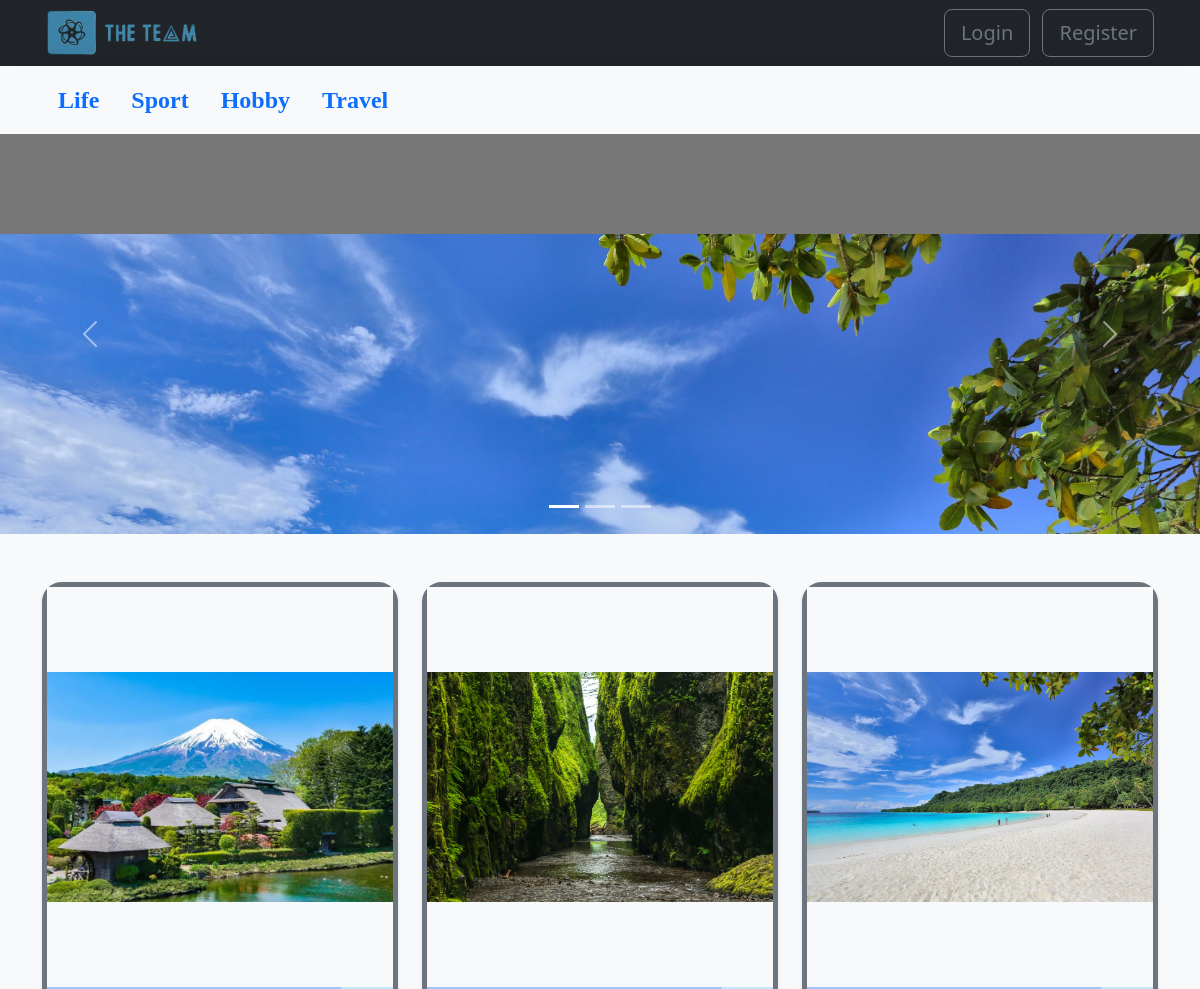
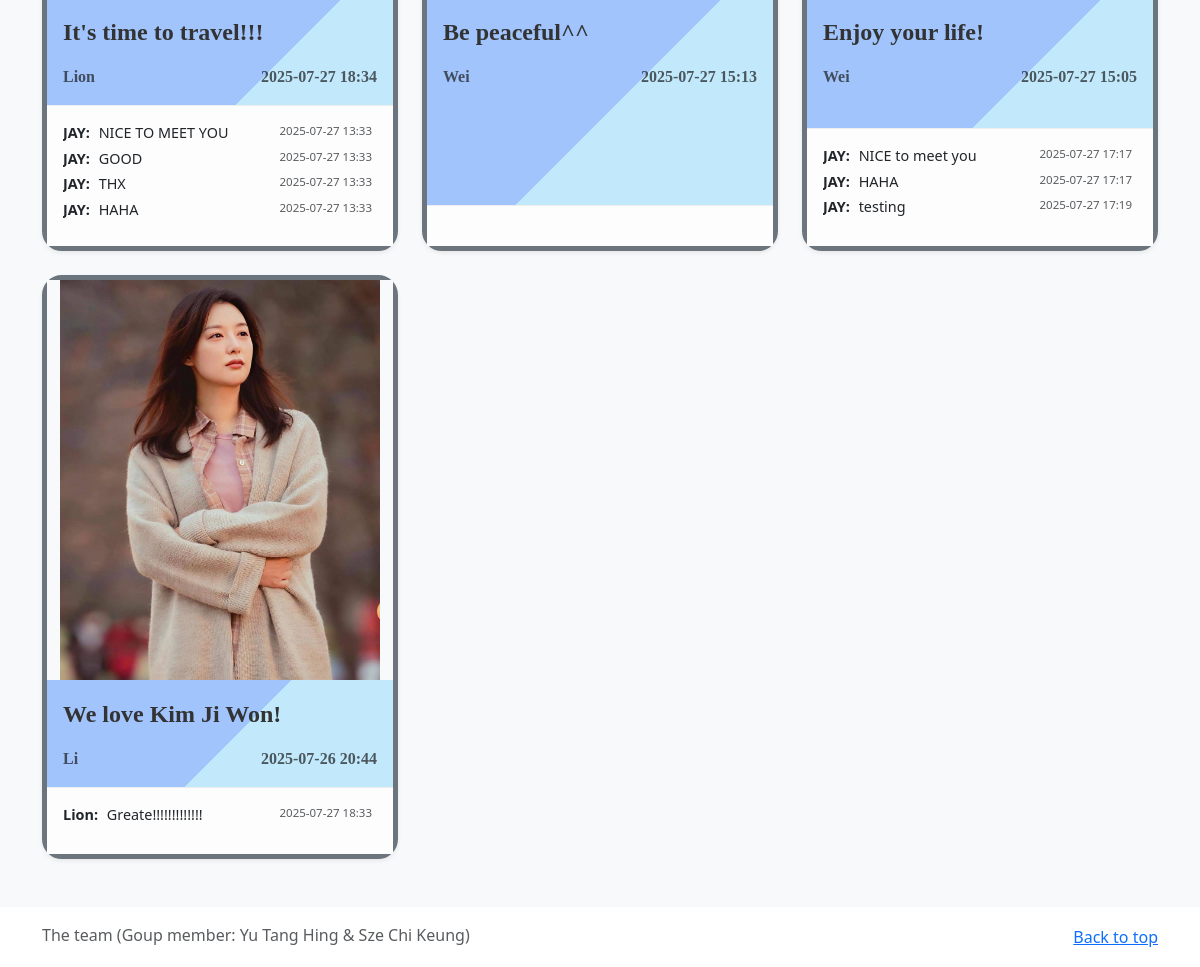
The page / on the database its author committed (2 pictures, top to bottom).
### tables this page shows
CREATE TABLE posts (
    id INTEGER PRIMARY KEY AUTOINCREMENT,
    user_id INTEGER NOT NULL,
    description TEXT,
    filename TEXT NOT NULL,
    media_type TEXT NOT NULL, 
    type TEXT,
    upload_timestamp DATETIME DEFAULT CURRENT_TIMESTAMP,
    FOREIGN KEY (user_id) REFERENCES accounts (id)
);

CREATE TABLE accounts (
    id INTEGER PRIMARY KEY AUTOINCREMENT,
    lastname last name TEXT NOT NULL,
    firstname first name TEXT NOT NULL,
    email TEXT NOT NULL UNIQUE,
    pd password NOT NULL
);

CREATE TABLE comments (
    id INTEGER PRIMARY KEY AUTOINCREMENT,
    post_id INTEGER NOT NULL,
    user_id INTEGER NOT NULL,
    comment_text TEXT NOT NULL,
    created_at DATETIME DEFAULT CURRENT_TIMESTAMP,
    FOREIGN KEY (post_id) REFERENCES posts (id) ON DELETE CASCADE,
    FOREIGN KEY (user_id) REFERENCES accounts (id) ON DELETE CASCADE
);

### app.py (the view)
@app.route('/')
def index():
    query = 'SELECT p.*, a.firstname, a.lastname FROM posts p JOIN accounts a ON p.user_id = a.id'
    posts = fetch_posts_with_comments(query)
    carousel_posts = random.sample(posts, min(len(posts), 3)) if posts else []
    return render_template('index.html', posts=posts, carousel_posts=carousel_posts)

### app.py (called while the page is built)
def to_hkt(utc_dt_str):
    if not utc_dt_str:
        return ""
    try:
        utc_dt_str_clean = utc_dt_str.split('.')[0]
        utc_dt = datetime.strptime(utc_dt_str_clean, '%Y-%m-%d %H:%M:%S')
        utc_zone = pytz.timezone('UTC')
        hkt_zone = pytz.timezone('Asia/Hong_Kong')
        hkt_dt = utc_zone.localize(utc_dt).astimezone(hkt_zone)
        return hkt_dt.strftime('%Y-%m-%d %H:%M')
    except (ValueError, TypeError):
        return utc_dt_str

def get_db_connection():
    conn = sqlite3.connect('database.db')
    conn.row_factory = sqlite3.Row
    return conn

def fetch_posts_with_comments(query, params=(), type_param=None):
    conn = get_db_connection()
    if 'ORDER BY' in query.upper():
        query = query.split('ORDER BY')[0].strip()
    if type_param:
        if 'WHERE' in query.upper():
            query += " AND p.type = ?"
        else:
            query += " WHERE p.type = ?"
        params = params + (type_param,)
    query += " ORDER BY p.upload_timestamp DESC"
    posts_from_db = conn.execute(query, params).fetchall()
    posts = [dict(row) for row in posts_from_db]
    for post in posts:
        comments = conn.execute(
            '''
            SELECT c.*, a.firstname
            FROM comments c JOIN accounts a ON c.user_id = a.id
            WHERE c.post_id = ?
            ORDER BY c.created_at ASC
            ''', (post['id'],)
        ).fetchall()
        post['comments'] = comments
    conn.close()
    return posts

### templates/index.html (shortened to what this page needs)
{% extends "base.html" %}
{% block content %}
<section class="custom-carousel">
  <div id="topCarousel" class="carousel slide" data-bs-ride="carousel">
    <div class="carousel-indicators">
      {% for i in range(carousel_posts | length) %}
        <button type="button" data-bs-target="#topCarousel" data-bs-slide-to="{{ i }}" {% if i == 0 %}class="active" aria-current="true"{% endif %} aria-label="Slide {{ i + 1 }}"></button>
      {% endfor %}
    </div>
    <div class="carousel-inner">
      {% for post in carousel_posts %}
        <div class="carousel-item {% if loop.first %}active{% endif %}">
          {% if post.media_type == 'image' %}
            <img src="{{ url_for('static', filename='uploads/' + post.filename) }}" class="d-block w-100" alt="{{ post.description }}">
          {% elif post.media_type == 'video' %}
            <video class="d-block w-100" autoplay muted loop>
              <source src="{{ url_for('static', filename='uploads/' + post.filename) }}" type="video/mp4">
              Your browser does not support the video tag.
            </video>
          {% endif %}
        </div>
      {% endfor %}
    </div>
    <button class="carousel-control-prev" type="button" data-bs-target="#topCarousel" data-bs-slide="prev">
      <span class="carousel-control-prev-icon" aria-hidden="true"></span>
    </button>
    <button class="carousel-control-next" type="button" data-bs-target="#topCarousel" data-bs-slide="next">
      <span class="carousel-control-next-icon" aria-hidden="true"></span>
    </button>
  </div>
</section>
<div class="album py-5 bg-light">
  <div class="container-fluid">
    <div class="row row-cols-1 row-cols-md-2 row-cols-lg-3 g-4">
      {% for post in posts %}
      <div class="col">
        <div class="card shadow-sm h-100 d-flex flex-column">
          {% if post.media_type == 'image' %}
            <div class="card-media-wrapper">
              <a class="thumbnail-link"
                 data-bs-toggle="modal"
                 data-bs-target="#imagePreviewModal"
                 data-img-src="{{ url_for('static', filename='uploads/' + post.filename) }}"
                 data-img-desc="{{ post.description }}">
                <img src="{{ url_for('static', filename='uploads/' + post.filename) }}" alt="{{ post.description }}">
              </a>
            </div>
          {% endif %}
          <div class="card-body">
            <p class="card-text font">{{ post.description }}</p>
            <div class="d-flex justify-content-between align-items-center">
              <small class="text-muted font">{{ post.firstname }}</small>
              <small class="text-muted font">{{ post.upload_timestamp | hkt }}</small>
            </div>
          </div>
          <div class="comments-section mt-auto p-3">
            <div class="comment-list mb-2">
              {% for comment in post.comments %}
                  <div class="comment-item d-flex justify-content-between align-items-start mb-1">
                    <div class="me-auto">
                      <strong>{{ comment.firstname }}:</strong>
                      <span>{{ comment.comment_text }}</span>
                    </div>
                    <div class="d-flex align-items-center">
                      <small class="text-muted text-nowrap ms-2">{{ comment.created_at | hkt }}</small>
                    </div>
                  </div>
              {% endfor %}
            </div>
          </div>
        </div>
      </div>
      {% else %}
        <div class="col-lg-12 text-center py-5">
          <p>No posts yet. Be the first to share something!</p>
        </div>
      {% endfor %}
    </div>
  </div>
</div>
{% endblock %}

### templates/base.html (style rules this page uses)
.container-fluid { max-width: 95%; }
.font { font-family: "Comic Sans MS"; font-size: 1.5em; font-weight: bolder; }
.thumbnail-link { cursor: pointer; }
.card-media-wrapper { height: 400px; display: flex; align-items: center; justify-content: center; background-color: #f8f9fa; overflow: hidden; }
.thumbnail-link { display: block; width: 100%; height: 100%; cursor: pointer; }
.card-media-wrapper img, .card-media-wrapper video { width: 100%; height: 100%; object-fit: contain; }
.custom-carousel .carousel-item { height: 400px; background-color: #777; color: white; }
.comments-section { padding: 10px 15px; background-color: #fdfdfd; border-top: 1px solid #eee; }
.comment-item { margin-bottom: 8px; font-size: 0.9em; }
.comment-item strong { margin-right: 5px; }
body { display: flex; flex-direction: column; }

### templates/index.html (style rules this page uses)
.card { border-radius: 20px; border: 5px solid #6c757d; box-shadow: 0 5px 15px rgba(0, 0, 0, 0.1); background: linear-gradient(135deg, #a1c4fd 70%, #c2e9fb 50%); transition: transform 0.3s ease; }
.card-text { font-size: 1.5rem; color: #333; margin-bottom: 15px; }
.text-muted { font-size: 1.0rem; }
.comment-list { max-height: 100px; overflow-y: auto; padding-right: 5px; }
.comment-item strong { font-size: 1.0em; }
.comment-item span { font-size: 1.0em; }
.comment-item small { font-size: 0.8em; }
.custom-carousel .carousel-item img, .custom-carousel .carousel-item video { object-fit: contain; height: 1000px; }

### rows shown on the page
posts: filename (picture), description "Enjoy your life!", firstname "Wei", upload_timestamp|hkt "2025-07-27 15:05"
posts: filename (picture), description "It's time to travel!!!", firstname "Lion", upload_timestamp|hkt "2025-07-27 18:34"
comments: firstname "JAY", comment_text "NICE TO MEET YOU", created_at|hkt "2025-07-27 13:33"
comments: firstname "JAY", comment_text "GOOD", created_at|hkt "2025-07-27 13:33"
comments: firstname "JAY", comment_text "THX", created_at|hkt "2025-07-27 13:33"
comments: firstname "JAY", comment_text "HAHA", created_at|hkt "2025-07-27 13:33"
posts: filename (picture), description "Be peaceful^^", firstname "Wei", upload_timestamp|hkt "2025-07-27 15:13"
comments: firstname "JAY", comment_text "NICE to meet you", created_at|hkt "2025-07-27 17:17"
comments: firstname "JAY", comment_text "HAHA", created_at|hkt "2025-07-27 17:17"
comments: firstname "JAY", comment_text "testing", created_at|hkt "2025-07-27 17:19"
posts: filename (picture), description "We love Kim Ji Won!", firstname "Li", upload_timestamp|hkt "2025-07-26 20:44"
comments: firstname "Lion", comment_text "Greate!!!!!!!!!!!!!", created_at|hkt "2025-07-27 18:33"
